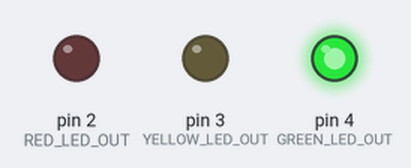
A sketch run on a simulated Arduino Uno, built with avr-gcc and run on an emulated ATmega328P. Parts: output pins drawn as LEDs (lit = HIGH).

Above: at 0.7 s.
At 2.2 s:
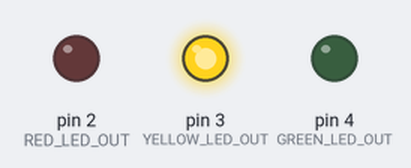
At 3.7 s:
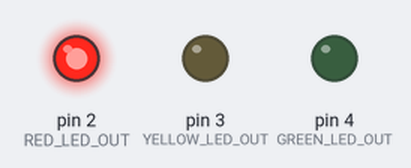
Timing chart, 0 to 5.9 s (numbered marks = the images above):
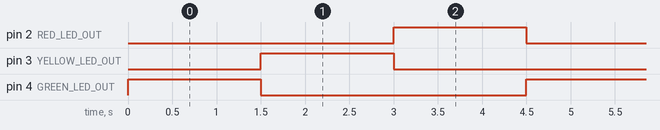

Measured:
- by itself, pin 2 (RED_LED_OUT), pin 3 (YELLOW_LED_OUT), pin 4 (GREEN_LED_OUT): alternates HIGH for 1.5 s and LOW for 3.0 s
- by itself, everything shown: repeats every 4.5 s, in 3 steps

The sketch:

Stoplight.ino
```cpp
/*
  Simple Wire for blinking an LED connect to the digital pin 32
*/
#include "Stoplight.h"

color state;

void setup() {
  #if DEBUG
  Serial.begin(9600);
  #endif
  pinMode(RED_LED_OUT, OUTPUT);
  pinMode(YELLOW_LED_OUT, OUTPUT);
  pinMode(GREEN_LED_OUT, OUTPUT);
  state = GREEN;
}

void loop() {

  switch(state) {
    case RED:
      digitalWrite(RED_LED_OUT, HIGH);
      digitalWrite(YELLOW_LED_OUT, LOW);
      digitalWrite(GREEN_LED_OUT, LOW);
      #if DEBUG
      Serial.write("Red\n");
      #endif
      state = GREEN;
      break;
    case YELLOW:
      digitalWrite(RED_LED_OUT, LOW);
      digitalWrite(YELLOW_LED_OUT, HIGH);
      digitalWrite(GREEN_LED_OUT, LOW);
      #if DEBUG
      Serial.write("Yellow\n");
      #endif
      state = RED;
      break;
    case GREEN:
      digitalWrite(RED_LED_OUT, LOW);
      digitalWrite(YELLOW_LED_OUT, LOW);
      digitalWrite(GREEN_LED_OUT, HIGH);
      #if DEBUG
      Serial.write("Green\n");
      #endif
      state = YELLOW;
      break;
  }

  delay(DELAY);
}
```

Stoplight.h
```cpp
#define RED_LED_OUT 2
#define YELLOW_LED_OUT 3
#define GREEN_LED_OUT 4
#define DELAY 1500
#define DEBUG 0

enum color {
  RED, YELLOW, GREEN
};
```
